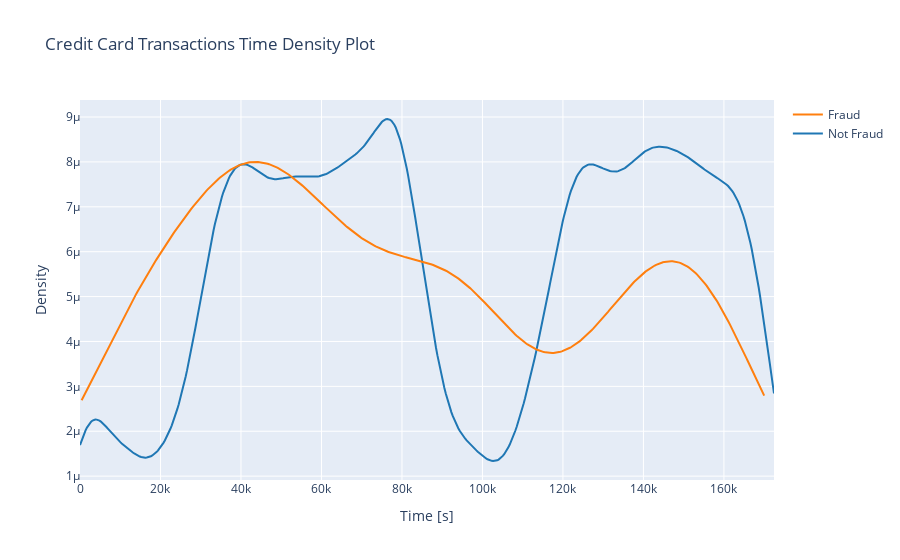

The code cell stored with this chart in its notebook:
### Markdown cell above
#### Transaction (fraud and not) over time

### Code cell
import plotly.figure_factory as ff
from plotly.offline import iplot
import numpy as np


class_0 = df_modified.loc[df_modified['Class'] == 0]["Time"]
class_1 = df_modified.loc[df_modified['Class'] == 1]["Time"]

hist_data = [class_0, class_1]
group_labels = ['Not Fraud', 'Fraud']

fig = ff.create_distplot(hist_data, group_labels, show_hist=False, show_rug=False)
fig['layout'].update(title='Credit Card Transactions Time Density Plot', xaxis=dict(title='Time [s]'), yaxis=dict(title='Density'))
iplot(fig, filename='dist_only')

### Figure 1 — Plotly figure (JSON) as saved in the notebook; plotly's stock layout.template omitted (floating-point values rounded to 4 significant figures; data arrays with more than 128 entries replaced by an {"elided": "..."} marker saying what was removed)
{"data": [{"legendgroup": "Not Fraud", "marker": {"color": "rgb(31, 119, 180)"}, "mode": "lines", "name": "Not Fraud", "showlegend": true, "type": "scatter", "x": {"elided": "500 float values"}, "xaxis": "x", "y": {"elided": "500 float values"}, "yaxis": "y"}, {"legendgroup": "Fraud", "marker": {"color": "rgb(255, 127, 14)"}, "mode": "lines", "name": "Fraud", "showlegend": true, "type": "scatter", "x": {"elided": "500 float values"}, "xaxis": "x", "y": {"elided": "500 float values"}, "yaxis": "y"}], "layout": {"barmode": "overlay", "hovermode": "closest", "legend": {"traceorder": "reversed"}, "title": {"text": "Credit Card Transactions Time Density Plot"}, "xaxis": {"anchor": "y2", "domain": [0, 1], "title": {"text": "Time [s]"}, "zeroline": false}, "yaxis": {"anchor": "free", "domain": [0, 1], "position": 0, "title": {"text": "Density"}}}}
